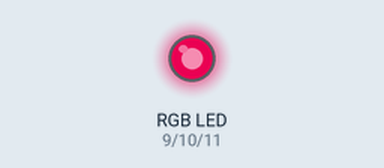
A sketch run on a simulated Arduino Uno, built with avr-gcc and run on an emulated ATmega328P. Parts: an RGB LED mixed from three pins (HIGH = lit). Dim RGB values are drawn brighter than linear.

Above: at 0.1 s.
Timing chart, 0 to 1.6 s (numbered marks = the images above):
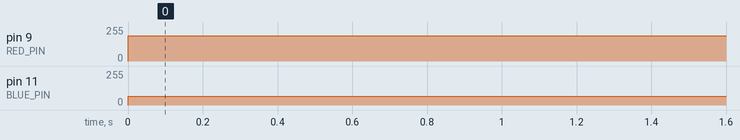

Measured:
- by itself, pin 9 (RED_PIN): 0/255 → 188/255 at 0.00 s
- by itself, pin 11 (BLUE_PIN): 0/255 → 67/255 at 0.00 s

The sketch:

SIK_Sketch_03.ino
```cpp
const int RED_PIN = 9;
const int GREEN_PIN = 10;
const int BLUE_PIN = 11;

void setup() {
  // put your setup code here, to run once:
  pinMode(RED_PIN, OUTPUT);
  pinMode(GREEN_PIN, OUTPUT);
  pinMode(BLUE_PIN, OUTPUT);

}

void loop() {
  // put your main code here, to run repeatedly:

  /*digitalWrite(RED_PIN,HIGH);
  digitalWrite(GREEN_PIN,HIGH);
  digitalWrite(BLUE_PIN,LOW);*/

  showRGB(700);

}

void showRGB(int color)
{
  int redIntensity;
  int greenIntensity;
  int blueIntensity;

  // Here we'll use an "if / else" statement to determine which
  // of the three (R,G,B) zones x falls into. Each of these zones
  // spans 255 because analogWrite() wants a number from 0 to 255.

  // In each of these zones, we'll calculate the brightness
  // for each of the red, green, and blue LEDs within the RGB LED.

  if (color <= 255)          // zone 1
  {
    redIntensity = 255 - color;    // red goes from on to off
    greenIntensity = color;        // green goes from off to on
    blueIntensity = 0;             // blue is always off
  }
  else if (color <= 511)     // zone 2
  {
    redIntensity = 0;                     // red is always off
    greenIntensity = 255 - (color - 256); // green on to off
    blueIntensity = (color - 256);        // blue off to on
  }
  else // color >= 512       // zone 3
  {
    redIntensity = (color - 512);         // red off to on
    greenIntensity = 0;                   // green is always off
    blueIntensity = 255 - (color - 512);  // blue on to off
  }

  // Now that the brightness values have been set, command the LED
  // to those values

  analogWrite(RED_PIN, redIntensity);
  analogWrite(BLUE_PIN, blueIntensity);
  analogWrite(GREEN_PIN, greenIntensity);
}
```
